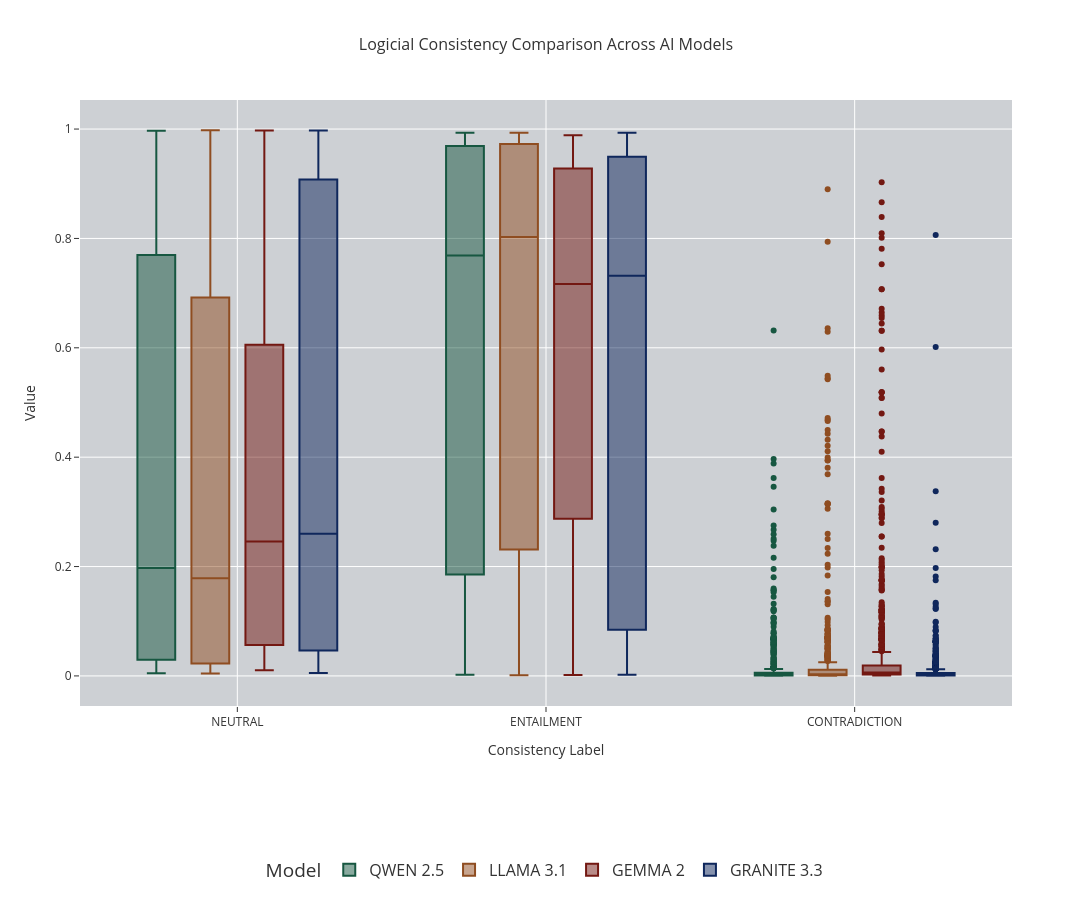

Notebook code cell kept with this figure:
### Code cell
NLI_Box = px.box(
    title='Logicial Consistency Comparison Across AI Models',
    data_frame=df_Results,
    y=['NEUTRAL','ENTAILMENT','CONTRADICTION'],
    color='Model',
    color_discrete_map=Model_Discrete_Map,
    width=1200,
    height=900,
    template='ggplot2'
)

NLI_Box.update_layout(
    title_font=dict(size=16),  # Set the title font size
    font=dict(size=12),  # Set general font size for labels and axis titles
            hoverlabel=dict(
                font_size=20  # Set font size for hover data
            ),

             legend=dict(
                orientation='h',       
                yanchor='bottom',     
                y=-0.3,               
                xanchor='center',      
                 x=0.5,                 
                font=dict(size=16)     
            ),
            plot_bgcolor="#CDD0D4", 
            xaxis=dict(
                title="Consistency Label",
                title_font=dict(size=14),
                tickfont=dict(size=12),

            ),
            yaxis=dict(
                title="Value",
                title_font=dict(size=14),
                tickfont=dict(size=12),
    )
)

NLI_Box.show()

### Figure 1 — Plotly figure (JSON) as saved in the notebook; plotly's stock layout.template omitted (floating-point values rounded to 4 significant figures; data arrays with more than 128 entries replaced by an {"elided": "..."} marker saying what was removed)
{"data": [{"alignmentgroup": "True", "hovertemplate": "Model=QWEN 2.5<br>variable=%{x}<br>value=%{y}<extra></extra>", "legendgroup": "QWEN 2.5", "marker": {"color": "#175741"}, "name": "QWEN 2.5", "notched": false, "offsetgroup": "QWEN 2.5", "orientation": "v", "showlegend": true, "type": "box", "x": {"elided": "2430 str values"}, "x0": " ", "xaxis": "x", "y": {"elided": "2430 float values"}, "y0": " ", "yaxis": "y"}, {"alignmentgroup": "True", "hovertemplate": "Model=LLAMA 3.1<br>variable=%{x}<br>value=%{y}<extra></extra>", "legendgroup": "LLAMA 3.1", "marker": {"color": "#8F4D21"}, "name": "LLAMA 3.1", "notched": false, "offsetgroup": "LLAMA 3.1", "orientation": "v", "showlegend": true, "type": "box", "x": {"elided": "2430 str values"}, "x0": " ", "xaxis": "x", "y": {"elided": "2430 float values"}, "y0": " ", "yaxis": "y"}, {"alignmentgroup": "True", "hovertemplate": "Model=GEMMA 2<br>variable=%{x}<br>value=%{y}<extra></extra>", "legendgroup": "GEMMA 2", "marker": {"color": "#731812"}, "name": "GEMMA 2", "notched": false, "offsetgroup": "GEMMA 2", "orientation": "v", "showlegend": true, "type": "box", "x": {"elided": "2430 str values"}, "x0": " ", "xaxis": "x", "y": {"elided": "2430 float values"}, "y0": " ", "yaxis": "y"}, {"alignmentgroup": "True", "hovertemplate": "Model=GRANITE 3.3<br>variable=%{x}<br>value=%{y}<extra></extra>", "legendgroup": "GRANITE 3.3", "marker": {"color": "#0F275C"}, "name": "GRANITE 3.3", "notched": false, "offsetgroup": "GRANITE 3.3", "orientation": "v", "showlegend": true, "type": "box", "x": {"elided": "2430 str values"}, "x0": " ", "xaxis": "x", "y": {"elided": "2430 float values"}, "y0": " ", "yaxis": "y"}], "layout": {"boxmode": "group", "font": {"size": 12}, "height": 900, "hoverlabel": {"font": {"size": 20}}, "legend": {"font": {"size": 16}, "orientation": "h", "title": {"text": "Model"}, "tracegroupgap": 0, "x": 0.5, "xanchor": "center", "y": -0.3, "yanchor": "bottom"}, "plot_bgcolor": "#CDD0D4", "title": {"font": {"size": 16}, "text": "Logicial Consistency Comparison Across AI Models"}, "width": 1200, "xaxis": {"anchor": "y", "domain": [0, 1], "tickfont": {"size": 12}, "title": {"font": {"size": 14}, "text": "Consistency Label"}}, "yaxis": {"anchor": "x", "domain": [0, 1], "tickfont": {"size": 12}, "title": {"font": {"size": 14}, "text": "Value"}}}}
